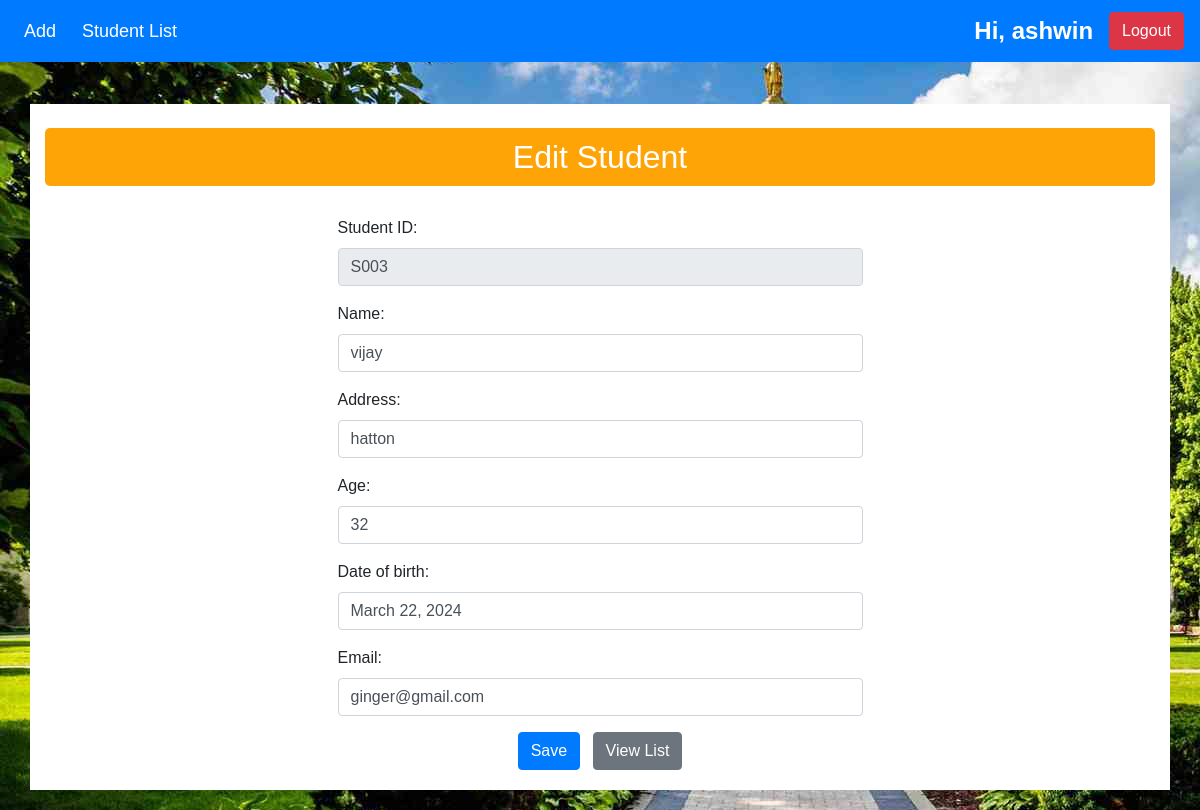
The app's page /8/edit/ (signed in) with its own data.
### students/models.py (models this page shows, shortened)
class Student(models.Model):
    student_id = models.CharField(max_length=4, unique=True, verbose_name='Student ID')
    name = models.CharField(max_length=100)
    address = models.TextField()
    age = models.IntegerField()
    date_of_birth = models.DateField()
    email = models.EmailField()
    class Meta:
        app_label = 'students'

### students/views.py (the view)
# urls.py: path('<int:pk>/edit/', views.student_edit, name='student_edit'),
def student_edit(request, pk):
    student = get_object_or_404(Student, pk=pk)
    if request.method == 'POST':
        form = StudentForm(request.POST, instance=student)
        if form.is_valid():
            form.save()
            return redirect('student_list')
    else:
        form = StudentForm(instance=student)
    return render(request, 'students/student_edit.html', {'form': form})

### students/forms.py
class StudentForm(forms.ModelForm):
    class Meta:
        model = Student
        fields = ['student_id', 'name', 'address', 'age', 'date_of_birth', 'email']

### students/templates/students/student_edit.html (shortened to what this page needs)
{% load static %}
<!DOCTYPE html>
<html lang="en">
  <head>
    <link
      rel="stylesheet"
      href="https://stackpath.bootstrapcdn.com/bootstrap/4.5.2/css/bootstrap.min.css"
    />
    <link
      rel="stylesheet"
      type="text/css"
      href="{% static 'css/styles.css' %}"
    />
  </head>
  <body style="background-image: url('{% static 'bg1.jpg' %}')">
    <div class="container mt-5" style="background-color: white">
      {% include 'students/navbar.html' %}
      <br />
      <h2 class="center-title display-5">Edit Student</h2>
      <div class="d-flex justify-content-center">
        <div class="col-md-6">
          <form method="post">
            {% for field in form %}
            <div class="form-group">
              <label for="{{ field.id_for_label }}">{{ field.label }}</label>:<br />
              {% if field.name == "student_id" %}
              <input type="text" name="{{ field.name }}" id="{{ field.id_for_label }}" class="form-control" value="{{ field.value }}" disabled />
              {% else %}
              <input type="{{ field.field.widget.input_type }}" name="{{ field.name }}" id="{{ field.id_for_label }}" class="form-control" value="{{ field.value }}" {% if field.field.required %}required{% endif %} />
              {% endif %}
            </div>
            {% endfor %}
            <div class="text-center" style="margin-bottom: 20px">
              <button type="submit" class="btn btn-primary mr-2">Save</button>
              <a href="{% url 'student_list' %}" class="btn btn-secondary">View List</a>
            </div>
          </form>
        </div>
      </div>
    </div>
  </body>
</html>

### students/templates/students/navbar.html (shortened to what this page needs)
{% load static %}
<!DOCTYPE html>
<html lang="en">
  <head>
    <link
      rel="stylesheet"
      href="https://stackpath.bootstrapcdn.com/bootstrap/4.5.2/css/bootstrap.min.css"
    />
    <link
      rel="stylesheet"
      type="text/css"
      href="{% static 'css/styles.css' %}"
    />
  </head>
  <body style="background-image: url('{% static 'bg1.jpg' %}')">
    <nav class="navbar navbar-expand-lg navbar-light bg-primary">
      <div class="collapse navbar-collapse" id="navbarSupportedContent">
        <ul class="navbar-nav mr-auto">
          <li class="nav-item">
            <a
              class="nav-link"
              style="color: white"
              href="{% url 'student_create' %}"
              >Add</a
            >
          </li>
          <li class="nav-item">
            <a
              class="nav-link"
              style="color: white"
              href="{% url 'student_list' %}"
              >Student List</a
            >
          </li>
        </ul>
        <form
          class="form-inline my-2 my-lg-0"
          action="{% url 'user_logout' %}"
          method="post"
        >
          <a class="navbar-brand" style="color: white" href="#"
            >Hi, {{ user.username }}</a
          >
          <button class="btn btn-danger my-2 my-sm-0" type="submit">
            Logout
          </button>
        </form>
      </div>
    </nav>
  </body>
</html>

### students/static/css/styles.css (style rules this page uses)
.center-title { text-align: center; color: #fff; margin-bottom: 30px; background-color:#FFA407; padding: 10px; border-radius: 5px; }
body { font-family: Arial, sans-serif; background-color: #f8f9fa; padding: 20px; }
.navbar-brand { font-size: 24px; font-weight: bold; }
.navbar-nav .nav-item { margin-right: 10px; }
.navbar-nav .nav-link { font-size: 18px; color: #333; }

### students/templates/students/navbar.html (style rules this page uses)
.navbar { position: fixed; top: 0; left: 0; width: 100%; z-index: 1000; }
body { padding-top: 56px; }

### records on screen
Student: student_id "S003", name "vijay" "hatton" "March 22, 2024" "ginger@gmail.com"

### other values on screen
{{ user.username }} "ashwin"
{{ field.label }} "Student ID" "Name" "Address" "Age" "Date of birth" "Email"
